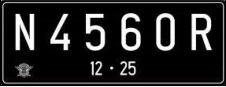
#> input picture week_9/images/plat nomer.jpg, 226 x 87 px, found by its file name; its folder holds 5 pictures in this run; the run also reads 1 picture not shown here
$ jupyter execute week9.ipynb
#> lines starting #> are read from the running program, lines starting #| are printed output that depends on the picture; after the words box and inside, x2 and y2 are one past the last pixel; in counts of white or black regions, pixels touching at a corner belong together
<a href="https://colab.research.google.com/github/Atherizz/PCVK_2026/blob/main/week_9/week9.ipynb" target="_parent"></a>
# MODUL 9 - OPERASI MORFOLOGI CITRA DIGITAL
**Mata Kuliah:** Pengolahan Citra dan Visi Komputer (PCVK)
**Jurusan:** Teknologi Informasi - D4 Teknik Informatika
**Topik Praktikum:** Erosi, Dilasi, Opening, Closing, Top-Hat, Black-Hat (Bottom-Hat), Skeletonization, Thickening, dan Thinning

## Cell Identitas Mahasiswa

[cell 1]
NAMA = "Savero Athallah Hardiana Putra"
NIM  = "244107020116"
KELAS = "TI-3B"
MATA_KULIAH = "Pengolahan Citra dan Visi Komputer"

print("=" * 55)
print(f"Nama        : {NAMA}")
print(f"NIM         : {NIM}")
print(f"Kelas       : {KELAS}")
print(f"Mata Kuliah : {MATA_KULIAH}")
print("=" * 55)

## Persiapan: Setup Environment, Mount Drive, & Import Library
Notebook ini dirancang adaptif: dapat dijalankan langsung di **Google Colab** (dengan mounting Google Drive) maupun di lingkungan lokal (`.venv`).

[cell 2]
import os
import sys
import cv2
import cv2 as cv
import numpy as np
import matplotlib.pyplot as plt
from PIL import Image
import skimage
from skimage import io, filters, morphology, color
from skimage.morphology import skeletonize, thin
from skimage import img_as_float

# Cek ketersediaan Google Colab
try:
    from google.colab import drive
    from google.colab.patches import cv2_imshow
    IN_COLAB = True
    print("Berjalan di Google Colab environment")
    drive.mount('/content/drive')
except ImportError:
    IN_COLAB = False
    print("Berjalan di Local environment (.venv)")
    # [9 lines left out: function cv2_imshow, not called in this run]

# Penentuan direktori gambar adaptif (Colab Drive vs GitHub Repo Lokal)
def get_img_path(filename):
#> called with filename = 'plat nomer.jpg'
    candidates = [
        os.path.join("week_9/images", filename),
        os.path.join("images", filename),
        os.path.join("/content/drive/MyDrive/PCVK/Images", filename),
        os.path.join("/content/PCVK_2026/week_9/images", filename),
        os.path.join("week_7/images", filename),
        filename
    ]
    for c in candidates:
        if os.path.exists(c):
            return c
    return f"/content/drive/MyDrive/PCVK/Images/{filename}"

print(f"Helper direktori citra aktif. Contoh path 'plat nomer.jpg': {get_img_path('plat nomer.jpg')}")

## C. ULASAN TEORI SINGKAT
1. **Morfologi Matematis**: Cabang ilmu analisis bentuk dan topologi struktur objek citra biner maupun grayscale melalui operasi spasial dengan **Structuring Element (SE)**.
2. **Erosi ($A \ominus B$)**: Operasi penyusutan/penipisan objek dengan mengikis piksel tepi; mempertahankan piksel hanya jika seluruh elemen SE bernilai 1 tepat bertumpuk pada foreground citra.
3. **Dilasi ($A \oplus B$)**: Operasi pembesaran/penebalan objek; piksel referensi bernilai 1 jika minimal ada satu elemen SE bernilai 1 yang bertumpuk pada foreground citra.
4. **Opening ($A \circ B = (A \ominus B) \oplus B$)**: Erosi diikuti dilasi; efektif melenyapkan bintik-bintik putih noise di latar belakang tanpa mengubah dimensi geometris utama objek.
5. **Closing ($A ullet B = (A \oplus B) \ominus B$)**: Dilasi diikuti erosi; efektif menutup lubang kecil (pinholes) dan menyambungkan retakan/goresan sempit pada objek.
6. **Top-Hat Transform ($f - (f \circ b)$)**: Mengisolasi elemen cerah yang lebih kecil daripada SE pada latar belakang dengan iluminasi gelap atau tidak merata.
7. **Black-Hat Transform ($(f ullet b) - f$)**: Mengisolasi elemen gelap yang lebih kecil daripada SE pada latar belakang cerah atau bervariasi.
8. **Skeletonization & Thinning**: Reduksi bentuk objek hingga setebal 1-2 piksel (rangka) sambil mempertahankan pusat posisi, konektivitas, dan topologi objek.

## D. TUGAS PRAKTIKUM (PERCOBAAN 1 SAMPAI 17)

### Percobaan 1 & 2: Setup Colab & Import Library
*Sudah diinisialisasi pada bagian cell persiapan di atas (Langkah 1 & 2).*

### Percobaan 3: Fungsi Dilasi Citra Tanpa Library (Custom Function - Structuring Element Cross 3x3)
**Instruksi:** Buat fungsi dilasi manual serta tampilkan hasil dilasi pada citra plat nomor dengan Structuring Element Dilasi (SED) berbentuk cross $3 \times 3$ tanpa menggunakan library morphology OpenCV.

[cell 3]
# Percobaan 3: Dilasi Citra Tanpa Library
def dilasi_citra(F, SED):
    # Dimensi citra input
    p, q = F.shape
    imgD = np.zeros((p, q), dtype=np.uint8)

    # Deteksi tipe Structuring Element (matriks biner atau ukuran skalar)
    if isinstance(SED, int):
        w = SED
        SED_matrix = np.ones((w, w), dtype=np.uint8)
    else:
        SED_matrix = np.array(SED, dtype=np.uint8)
        w = SED_matrix.shape[0]

    constant1 = (w - 1) // 2

    # Proses Dilasi: mengambil nilai maksimum piksel di dalam jendela SE aktif
    for i in range(constant1, p - constant1):
        for j in range(constant1, q - constant1):
            temp = F[i - constant1 : i + constant1 + 1, j - constant1 : j + constant1 + 1]
            product = temp * SED_matrix
            imgD[i, j] = np.max(product)

    return imgD

# Load citra plat nomor dalam format grayscale
img_d = cv2.imread(get_img_path('plat nomer.jpg'), 0)
ret, thresh = cv2.threshold(img_d, 125, 200, cv2.THRESH_BINARY)
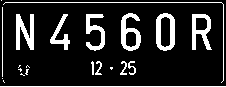
#> thresh: shape (87, 226); values 0 (black) and 200 (white), 14.9% white; 22 white regions (9 under 20 px), largest, box (x1, y1, x2, y2) and area: (16, 14, 34, 50) 397, (156, 13, 175, 51) 395, (121, 13, 141, 51) 383

# Structuring Element Cross 3x3
SED_cross3 = np.array([[0, 1, 0],
                       [1, 1, 1],
                       [0, 1, 0]], dtype=np.uint8)

w = 3
imgD = dilasi_citra(thresh, SED_cross3)

# Visualisasi perbandingan
plt.figure(figsize=(14, 4))
plt.subplot(131), plt.imshow(img_d, cmap='gray'), plt.title('Citra Awal'), plt.xticks([]), plt.yticks([])
plt.subplot(132), plt.imshow(thresh, cmap='gray'), plt.title('Citra Biner'), plt.xticks([]), plt.yticks([])
plt.subplot(133), plt.imshow(imgD, cmap='gray'), plt.title('Citra Hasil Dilasi (Cross 3x3 Manual)'), plt.xticks([]), plt.yticks([])
plt.tight_layout()
plt.show()

### Percobaan 4: Dilasi Citra Menggunakan Library Morphology OpenCV
**Instruksi:** Buat program implementasi operasi dilasi dengan Structuring Element Dilasi (SED) berbentuk cross $3 \times 3$ menggunakan fungsi `cv2.dilate` dari OpenCV.

[cell 4]
# Percobaan 4: Dilasi Menggunakan Library OpenCV
img = cv2.imread(get_img_path('plat nomer.jpg'))
#> img is the input picture: shape (87, 226, 3); mean B, G, R 40.7, 40.6, 40.8
img_gray = cv2.cvtColor(img, cv2.COLOR_BGR2GRAY)
ret, thresh = cv2.threshold(img_gray, 127, 225, cv2.THRESH_BINARY)

# Structuring element Cross 3x3 via cv2.getStructuringElement
kernel = cv2.getStructuringElement(cv2.MORPH_CROSS, (3, 3))
dilasi = cv2.dilate(thresh, kernel, iterations=1)

print("Structuring Element (Cross 3x3 OpenCV):")
print(kernel)

plt.figure(figsize=(10, 4))
plt.subplot(121), plt.imshow(cv2.cvtColor(img, cv2.COLOR_BGR2RGB)), plt.title('Citra Awal')
plt.xticks([]), plt.yticks([])
plt.subplot(122), plt.imshow(dilasi, cmap='gray'), plt.title('Citra Hasil Dilasi (OpenCV)')
plt.xticks([]), plt.yticks([])
plt.tight_layout()
plt.show()

### Percobaan 5: Fungsi Erosi Citra Tanpa Library (Custom Function - Structuring Element Square 5x5)
**Instruksi:** Buat fungsi erosi manual serta tampilkan hasil erosi pada citra plat nomor dengan Structuring Element Erosi (SE) berbentuk square $5 \times 5$ tanpa library OpenCV.

[cell 5]
# Percobaan 5: Erosi Tanpa Library (Manual)
def erosi_citra(F, k):
    m, n = F.shape
    if isinstance(k, int):
        SE = np.ones((k, k), dtype=np.uint8)
        w = k
    else:
        SE = np.array(k, dtype=np.uint8)
        w = SE.shape[0]

    constant = (w - 1) // 2
    imgE = np.zeros((m, n), dtype=np.uint8)

    # Proses Erosi: Foreground dipertahankan hanya jika seluruh elemen SE aktif bertumpuk pada foreground
    for i in range(constant, m - constant):
        for j in range(constant, n - constant):
            temp = F[i - constant : i + constant + 1, j - constant : j + constant + 1]
            if np.all(temp[SE == 1] > 0):
                imgE[i, j] = 255
            else:
                imgE[i, j] = 0

    return imgE

img_e = cv2.imread(get_img_path('plat nomer.jpg'), 0)
ret1, thresh1 = cv2.threshold(img_e, 175, 225, cv2.THRESH_BINARY)
k = 5
imgE = erosi_citra(thresh1, k)

plt.figure(figsize=(14, 4))
plt.subplot(131), plt.imshow(img_e, cmap='gray'), plt.title('Citra Awal'), plt.xticks([]), plt.yticks([])
plt.subplot(132), plt.imshow(thresh1, cmap='gray'), plt.title('Citra Biner'), plt.xticks([]), plt.yticks([])
plt.subplot(133), plt.imshow(imgE, cmap='gray'), plt.title('Citra Hasil Erosi (Square 5x5 Manual)'), plt.xticks([]), plt.yticks([])
plt.tight_layout()
plt.show()

### Percobaan 6: Erosi Citra Menggunakan Library Morphology OpenCV
**Instruksi:** Buat program implementasi operasi erosi dengan Structuring Element Square $5 \times 5$ menggunakan fungsi `cv2.erode` dari OpenCV.

[cell 6]
# Percobaan 6: Erosi Library OpenCV
img = cv2.imread(get_img_path('plat nomer.jpg'))
kernel = np.ones((5, 5), np.uint8)
erosion = cv2.erode(img, kernel, iterations=1)

print("Kernel Square 5x5 OpenCV:")
print(kernel)

plt.figure(figsize=(10, 4))
plt.subplot(121), plt.imshow(cv2.cvtColor(img, cv2.COLOR_BGR2RGB)), plt.title('Citra Awal')
plt.xticks([]), plt.yticks([])
plt.subplot(122), plt.imshow(cv2.cvtColor(erosion, cv2.COLOR_BGR2RGB)), plt.title('Citra Hasil Erosi (OpenCV)')
plt.xticks([]), plt.yticks([])
plt.tight_layout()
plt.show()
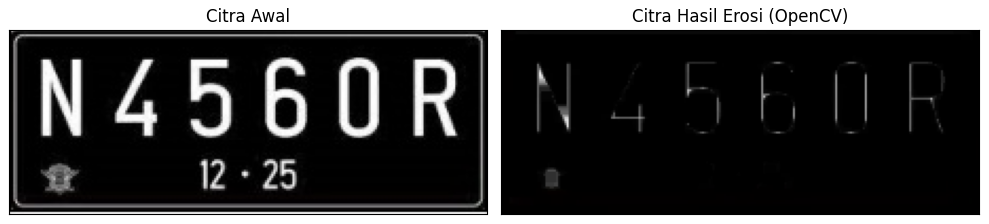
#> figure drawn by matplotlib, 2 panels

### Percobaan 7: Operasi Opening dengan Structuring Element Square 3x3 (Tanpa vs Dengan Library OpenCV)
**Instruksi:** Buat program implementasi operasi opening ($A \circ B = (A \ominus B) \oplus B$) dengan SE Square $3 \times 3$ tanpa dan dengan library OpenCV.

[cell 7]
# Percobaan 7: Operasi Opening (Square 3x3)
img_o = cv2.imread(get_img_path('plat nomer.jpg'), 0)
reto, thresho = cv2.threshold(img_o, 127, 225, cv2.THRESH_BINARY)

# 1. Tanpa Library: Erosi -> Dilasi
k = 3
SE_sq3 = np.ones((k, k), dtype=np.uint8)
imgO_manual = dilasi_citra(erosi_citra(thresho, SE_sq3), SE_sq3)

# 2. Menggunakan Library OpenCV
kernel = np.ones((3, 3), np.uint8)
imgO_lib = cv2.morphologyEx(thresho, cv2.MORPH_OPEN, kernel)

# Visualisasi
plt.figure(figsize=(14, 4))
plt.subplot(141), plt.imshow(img_o, cmap='gray'), plt.title('Citra Awal'), plt.xticks([]), plt.yticks([])
plt.subplot(142), plt.imshow(thresho, cmap='gray'), plt.title('Citra Biner'), plt.xticks([]), plt.yticks([])
plt.subplot(143), plt.imshow(imgO_manual, cmap='gray'), plt.title('Opening (Manual)'), plt.xticks([]), plt.yticks([])
plt.subplot(144), plt.imshow(imgO_lib, cmap='gray'), plt.title('Opening (OpenCV)'), plt.xticks([]), plt.yticks([])
plt.tight_layout()
plt.show()

### Percobaan 8: Operasi Closing dengan Structuring Element Square 3x3 (Tanpa vs Dengan Library OpenCV)
**Instruksi:** Buat program implementasi operasi closing ($A \bullet B = (A \oplus B) \ominus B$) dengan SE Square $3 \times 3$ tanpa dan dengan library OpenCV.

[cell 8]
# Percobaan 8: Operasi Closing (Square 3x3)
img_c = cv2.imread(get_img_path('plat nomer.jpg'), 0)
retc, threshc = cv2.threshold(img_c, 127, 225, cv2.THRESH_BINARY)

# 1. Tanpa Library: Dilasi -> Erosi
k = 3
SE_sq3 = np.ones((k, k), dtype=np.uint8)
imgC_manual = erosi_citra(dilasi_citra(threshc, SE_sq3), SE_sq3)

# 2. Menggunakan Library OpenCV
kernel = np.ones((3, 3), np.uint8)
imgC_lib = cv2.morphologyEx(threshc, cv2.MORPH_CLOSE, kernel)

# Visualisasi
plt.figure(figsize=(14, 4))
plt.subplot(141), plt.imshow(img_c, cmap='gray'), plt.title('Citra Awal'), plt.xticks([]), plt.yticks([])
plt.subplot(142), plt.imshow(threshc, cmap='gray'), plt.title('Citra Biner'), plt.xticks([]), plt.yticks([])
plt.subplot(143), plt.imshow(imgC_manual, cmap='gray'), plt.title('Closing (Manual)'), plt.xticks([]), plt.yticks([])
plt.subplot(144), plt.imshow(imgC_lib, cmap='gray'), plt.title('Closing (OpenCV)'), plt.xticks([]), plt.yticks([])
plt.tight_layout()
plt.show()

### Percobaan 9: Operasi Dilasi dengan Structuring Element Cross 3x3 dan 5x5
**Instruksi:** Buat program implementasi operasi dilasi dengan Structuring Element Cross $3 \times 3$ dan $5 \times 5$.

[cell 9]
# Percobaan 9: Dilasi Cross 3x3 & Cross 5x5
img_d = cv2.imread(get_img_path('plat nomer.jpg'), 0)
ret, thresh = cv2.threshold(img_d, 127, 225, cv2.THRESH_BINARY)

# Matriks Cross 3x3
SED_cross3 = np.array([[0, 1, 0],
                       [1, 1, 1],
                       [0, 1, 0]], dtype=np.uint8)

# Matriks Cross 5x5
SED_cross5 = np.array([[0, 0, 1, 0, 0],
                       [0, 0, 1, 0, 0],
                       [1, 1, 1, 1, 1],
                       [0, 0, 1, 0, 0],
                       [0, 0, 1, 0, 0]], dtype=np.uint8)

imgD_c3 = dilasi_citra(thresh, SED_cross3)
imgD_c5 = dilasi_citra(thresh, SED_cross5)

plt.figure(figsize=(14, 4))
plt.subplot(131), plt.imshow(img_d, cmap='gray'), plt.title('Citra Awal'), plt.xticks([]), plt.yticks([])
plt.subplot(132), plt.imshow(imgD_c3, cmap='gray'), plt.title('SED = Cross 3x3'), plt.xticks([]), plt.yticks([])
plt.subplot(133), plt.imshow(imgD_c5, cmap='gray'), plt.title('SED = Cross 5x5'), plt.xticks([]), plt.yticks([])
plt.tight_layout()
plt.show()

### Percobaan 10: Operasi Dilasi dengan Structuring Element Circular (Disk/Ellipse) 3x3 dan 5x5
**Instruksi:** Buat program implementasi operasi dilasi dengan Structuring Element berbentuk Circular $3 \times 3$ dan $5 \times 5$.

[cell 10]
# Percobaan 10: Dilasi Circular 3x3 & 5x5
img_d = cv2.imread(get_img_path('plat nomer.jpg'), 0)
ret, thresh = cv2.threshold(img_d, 127, 225, cv2.THRESH_BINARY)

# Matriks Circular via cv2.MORPH_ELLIPSE
SED_circle3 = cv2.getStructuringElement(cv2.MORPH_ELLIPSE, (3, 3))
SED_circle5 = cv2.getStructuringElement(cv2.MORPH_ELLIPSE, (5, 5))

print("SED Circle 3x3:\n", SED_circle3)
print("SED Circle 5x5:\n", SED_circle5)

imgD_cir3 = dilasi_citra(thresh, SED_circle3)
imgD_cir5 = dilasi_citra(thresh, SED_circle5)
#> after the loop in dilasi_citra (call 7), `for i in range(constant1, p - constant1):`:
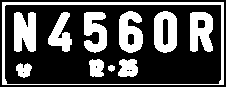
#> imgD: shape (87, 226); values 0 (black) and 225 (white), 31.7% white; 11 white regions, largest, box (x1, y1, x2, y2) and area: (2, 2, 224, 85) 1378, (14, 12, 36, 52) 758, (154, 11, 177, 53) 735

plt.figure(figsize=(14, 4))
plt.subplot(131), plt.imshow(img_d, cmap='gray'), plt.title('Citra Awal'), plt.xticks([]), plt.yticks([])
plt.subplot(132), plt.imshow(imgD_cir3, cmap='gray'), plt.title('SED = Circle 3x3'), plt.xticks([]), plt.yticks([])
plt.subplot(133), plt.imshow(imgD_cir5, cmap='gray'), plt.title('SED = Circle 5x5'), plt.xticks([]), plt.yticks([])
plt.tight_layout()
plt.show()

### Percobaan 11: Operasi Erosi dengan Structuring Element Rectangle 3x5 dan 5x7
**Instruksi:** Buat program implementasi operasi erosi dengan Structuring Element persegi panjang (*Rectangle*) ukuran $3 \times 5$ dan $5 \times 7$.

[cell 11]
# Percobaan 11: Erosi Rectangle 3x5 & 5x7
def erosi_citra_rect(F, p, l):
#> called with p = 5, l = 3
    m, n = F.shape
    SE = cv2.getStructuringElement(cv2.MORPH_RECT, (p, l))
    constant_y = (l - 1) // 2
    constant_x = (p - 1) // 2
    imgE = np.zeros((m, n), dtype=np.uint8)

    for i in range(constant_y, m - constant_y):
        for j in range(constant_x, n - constant_x):
            temp = F[i - constant_y : i + constant_y + 1, j - constant_x : j + constant_x + 1]
            if np.all(temp[SE == 1] > 0):
                imgE[i, j] = 255
            else:
                imgE[i, j] = 0

    return imgE

img_e = cv2.imread(get_img_path('plat nomer.jpg'), 0)
ret1, thresh1 = cv2.threshold(img_e, 127, 225, cv2.THRESH_BINARY)

# Rectangle 3x5 (lebar p=5, tinggi l=3)
imgE_rect35 = erosi_citra_rect(thresh1, p=5, l=3)

# Rectangle 5x7 (lebar p=7, tinggi l=5)
imgE_rect57 = erosi_citra_rect(thresh1, p=7, l=5)

plt.figure(figsize=(14, 4))
plt.subplot(131), plt.imshow(img_e, cmap='gray'), plt.title('Citra Awal'), plt.xticks([]), plt.yticks([])
plt.subplot(132), plt.imshow(imgE_rect35, cmap='gray'), plt.title('SE = Rectangle 3x5'), plt.xticks([]), plt.yticks([])
plt.subplot(133), plt.imshow(imgE_rect57, cmap='gray'), plt.title('SE = Rectangle 5x7'), plt.xticks([]), plt.yticks([])
plt.tight_layout()
plt.show()

### Percobaan 12: Operasi Erosi dengan Structuring Element Line Vertikal (Ukuran 3 dan 5)
**Instruksi:** Buat program implementasi operasi erosi dengan Structuring Element berbentuk Line Vertikal 3 dan 5.
- Efek: Elemen garis berarah vertikal dipertahankan, sedangkan elemen garis horizontal terkikis tajam.

[cell 12]
# Percobaan 12: Erosi Line Vertikal 3 & 5
def erosi_citra_line_v(F, k):
#> called with k = 3
    m, n = F.shape
    SE = cv2.getStructuringElement(cv2.MORPH_RECT, (1, k)) # lebar 1, tinggi k
    constant = (k - 1) // 2
    imgE = np.zeros((m, n), dtype=np.uint8)

    for i in range(constant, m - constant):
        for j in range(n):
            temp = F[i - constant : i + constant + 1, j : j + 1]
            if np.all(temp[SE == 1] > 0):
                imgE[i, j] = 255
            else:
                imgE[i, j] = 0

    return imgE

img_e = cv2.imread(get_img_path('plat nomer.jpg'), 0)
ret1, thresh1 = cv2.threshold(img_e, 127, 225, cv2.THRESH_BINARY)

imgE_v3 = erosi_citra_line_v(thresh1, k=3)
imgE_v5 = erosi_citra_line_v(thresh1, k=5)

plt.figure(figsize=(14, 4))
plt.subplot(131), plt.imshow(img_e, cmap='gray'), plt.title('Citra Awal'), plt.xticks([]), plt.yticks([])
plt.subplot(132), plt.imshow(imgE_v3, cmap='gray'), plt.title('SE = Line Vertikal 3'), plt.xticks([]), plt.yticks([])
plt.subplot(133), plt.imshow(imgE_v5, cmap='gray'), plt.title('SE = Line Vertikal 5'), plt.xticks([]), plt.yticks([])
plt.tight_layout()
plt.show()

### Percobaan 13: Transformasi Top-Hat (White Hat)
**Instruksi:** Menerapkan transformasi Top-Hat pada citra.
- Rumus: $TopHat(f) = f - (f \circ b)$
- Kegunaan: Mengekstrak elemen-elemen cerah yang ukurannya lebih kecil dari structuring element pada latar belakang yang tidak merata.
*(Catatan: Variabel `input_image` dari modul praktikum diperbaiki menjadi variabel citra `img_cat_gray`).*

[cell 13]
# Percobaan 13: Top-Hat Transform
filterSize = (3, 3)
kernel = cv2.getStructuringElement(cv2.MORPH_RECT, filterSize)

# Menggunakan citra kitten01.jpg
img_cat = cv2.imread(get_img_path('kitten01.jpg'))
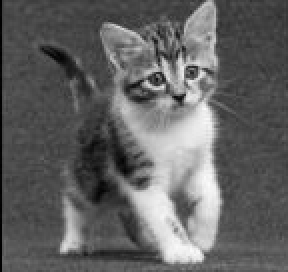
#> input picture week_9/images/kitten01.jpg, 144 x 136 px, found by its file name (shown 2 times larger)
#> img_cat is the input picture: shape (136, 144, 3); min 0, max 251, mean 98.5
if img_cat is None:
    img_cat = cv2.imread(get_img_path('plat nomer.jpg'))
img_cat_gray = cv2.cvtColor(img_cat, cv2.COLOR_BGR2GRAY) if len(img_cat.shape) == 3 else img_cat

# Menerapkan operasi Top-Hat
tophat_img = cv2.morphologyEx(img_cat_gray, cv2.MORPH_TOPHAT, kernel)

plt.figure(figsize=(10, 4))
plt.subplot(121), plt.imshow(img_cat_gray, cmap='gray'), plt.title('Citra Awal'), plt.xticks([]), plt.yticks([])
plt.subplot(122), plt.imshow(tophat_img, cmap='gray'), plt.title('Citra Hasil TOP HAT'), plt.xticks([]), plt.yticks([])
plt.tight_layout()
plt.show()

### Percobaan 14: Transformasi Black-Hat (Bottom-Hat)
**Instruksi:** Menerapkan transformasi Black-Hat pada citra.
- Rumus: $BlackHat(f) = (f \bullet b) - f$
- Kegunaan: Mengekstrak elemen-elemen gelap yang lebih kecil dari structuring element pada latar belakang cerah.

[cell 14]
# Percobaan 14: Black-Hat Transform
filterSize = (3, 3)
kernel = cv2.getStructuringElement(cv2.MORPH_RECT, filterSize)

img_cat = cv2.imread(get_img_path('kitten01.jpg'))
if img_cat is None:
    img_cat = cv2.imread(get_img_path('plat nomer.jpg'))
img_cat_gray = cv2.cvtColor(img_cat, cv2.COLOR_BGR2GRAY) if len(img_cat.shape) == 3 else img_cat

# Kernel berukuran (13, 5) sesuai modul praktikum
Kernel = cv2.getStructuringElement(cv2.MORPH_RECT, (13, 5))
blackhat_img = cv2.morphologyEx(img_cat_gray, cv2.MORPH_BLACKHAT, Kernel)
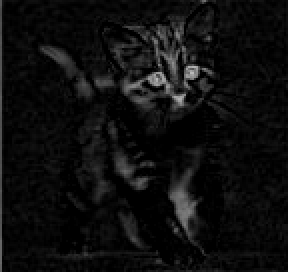
#> blackhat_img: shape (136, 144) (shown 2 times larger); min 0, max 186, mean 13.8

plt.figure(figsize=(10, 4))
plt.subplot(121), plt.imshow(img_cat_gray, cmap='gray'), plt.title('Citra Awal'), plt.xticks([]), plt.yticks([])
plt.subplot(122), plt.imshow(blackhat_img, cmap='gray'), plt.title('Citra Hasil Black Hat'), plt.xticks([]), plt.yticks([])
plt.tight_layout()
plt.show()

### Percobaan 15: Operasi Skeletonization
**Instruksi:** Ekstraksi rangka (*skeleton*) dari objek citra menggunakan `skimage.morphology.skeletonize` pada citra bunga lily (`lily.jpg`).

[cell 15]
# Percobaan 15: Skeletonization
img_lily = cv2.imread(get_img_path('lily.jpg'), 0)
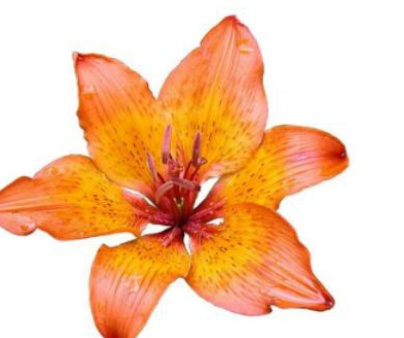
#> input picture week_9/images/lily.jpg, 404 x 338 px, found by its file name
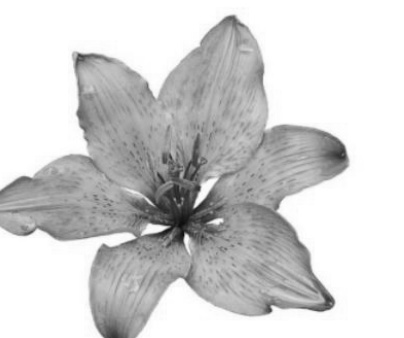
#> img_lily: shape (338, 404); min 12, max 255, mean 209.7

# Binarisasi dengan Triangle thresholding
binary = img_lily > filters.threshold_triangle(img_lily)
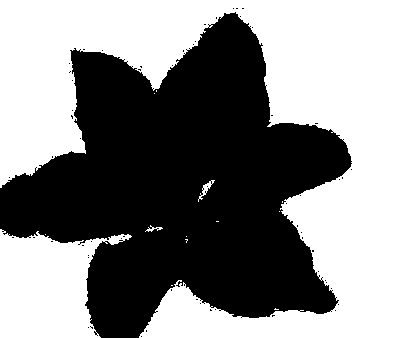
#> binary: shape (338, 404) bool; 52.7% white; 61 black regions (60 under 20 px), largest, box (x1, y1, x2, y2) and area: (0, 12, 352, 338) 64430

# Salin citra biner & jadikan tipe integer 0 dan 1
binary_cp = binary.copy().astype(np.uint8)

# Skeletonize citra
skeleton = skeletonize(binary_cp)

plt.figure(figsize=(12, 5))
plt.subplot(121), plt.imshow(img_lily, cmap='gray'), plt.title('Original Image'), plt.xticks([]), plt.yticks([])
plt.subplot(122), plt.imshow(skeleton, cmap='gray'), plt.title('Skeleton Image'), plt.xticks([]), plt.yticks([])
plt.tight_layout()
plt.show()

### Percobaan 16: Skeleton Inverse
**Instruksi:** Ekstraksi rangka dengan bagian gelap (*black bits*) sebagai foreground (`img < threshold`) dan tampilkan dengan colormap terbalik (`gray_r`).

[cell 16]
# Percobaan 16: Skeleton Inverse
img_lily_io = io.imread(get_img_path('lily.jpg'))
if len(img_lily_io.shape) == 3:
    img_gray_io = img_lily_io[..., 0]
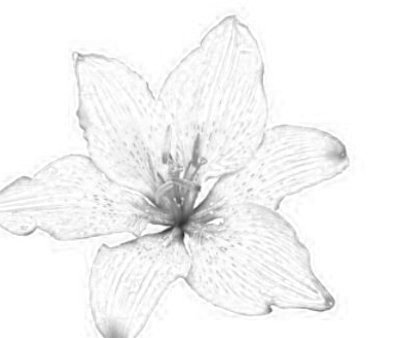
#> img_gray_io: shape (338, 404); min 38, max 255, mean 245.2
else:
    img_gray_io = img_lily_io

binary_inv = img_gray_io < filters.threshold_triangle(img_gray_io)
skeleton_inv = skeletonize(binary_inv)
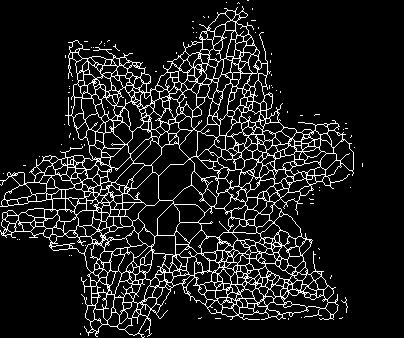
#> skeleton_inv: shape (338, 404) bool; 10.6% white in thin lines or dots, all inside (x1, y1, x2, y2) = (0, 0, 363, 338)

fig, ax = plt.subplots(1, 2, figsize=(12, 5))
ax[0].imshow(img_gray_io, cmap='gray')
ax[0].set_title('Original Image')
ax[0].set_axis_off()

ax[1].imshow(skeleton_inv, cmap='gray_r')
ax[1].set_title('Skeleton (Inverse)')
ax[1].set_axis_off()
plt.tight_layout()
plt.show()
